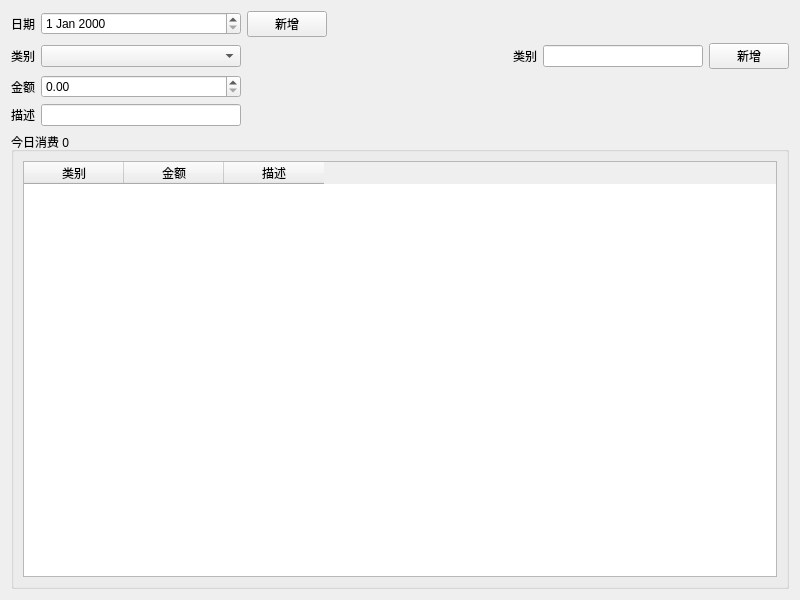
<?xml version="1.0" encoding="UTF-8"?>
<ui version="4.0">
 <class>add_note_widget</class>
 <widget class="QWidget" name="add_note_widget">
  <property name="geometry">
   <rect>
    <x>0</x>
    <y>0</y>
    <width>800</width>
    <height>600</height>
   </rect>
  </property>
  <property name="windowTitle">
   <string>Form</string>
  </property>
  <layout class="QVBoxLayout" name="verticalLayout" stretch="0,1">
   <item>
    <layout class="QGridLayout" name="gridLayout">
     <item row="1" column="5">
      <widget class="QLineEdit" name="lineEdit_type">
       <property name="minimumSize">
        <size>
         <width>160</width>
         <height>0</height>
        </size>
       </property>
       <property name="maximumSize">
        <size>
         <width>160</width>
         <height>16777215</height>
        </size>
       </property>
      </widget>
     </item>
     <item row="1" column="4">
      <widget class="QLabel" name="label_4">
       <property name="text">
        <string>类别</string>
       </property>
      </widget>
     </item>
     <item row="2" column="1">
      <widget class="QDoubleSpinBox" name="doubleSpinBox_value">
       <property name="maximum">
        <double>9999.989999999999782</double>
       </property>
      </widget>
     </item>
     <item row="3" column="0">
      <widget class="QLabel" name="label_3">
       <property name="text">
        <string>描述</string>
       </property>
      </widget>
     </item>
     <item row="1" column="3">
      <spacer name="horizontalSpacer">
       <property name="orientation">
        <enum>Qt::Horizontal</enum>
       </property>
       <property name="sizeHint" stdset="0">
        <size>
         <width>40</width>
         <height>20</height>
        </size>
       </property>
      </spacer>
     </item>
     <item row="1" column="6">
      <widget class="QPushButton" name="pushButton_add_type">
       <property name="text">
        <string>新增</string>
       </property>
      </widget>
     </item>
     <item row="3" column="1">
      <widget class="QLineEdit" name="lineEdit_note">
       <property name="minimumSize">
        <size>
         <width>200</width>
         <height>0</height>
        </size>
       </property>
       <property name="maximumSize">
        <size>
         <width>200</width>
         <height>16777215</height>
        </size>
       </property>
      </widget>
     </item>
     <item row="1" column="0">
      <widget class="QLabel" name="label">
       <property name="text">
        <string>类别</string>
       </property>
      </widget>
     </item>
     <item row="1" column="1">
      <widget class="QComboBox" name="comboBox_type"/>
     </item>
     <item row="2" column="0">
      <widget class="QLabel" name="label_2">
       <property name="text">
        <string>金额</string>
       </property>
      </widget>
     </item>
     <item row="0" column="0">
      <widget class="QLabel" name="label_5">
       <property name="text">
        <string>日期</string>
       </property>
      </widget>
     </item>
     <item row="0" column="1">
      <widget class="QDateEdit" name="dateEdit"/>
     </item>
     <item row="0" column="2">
      <widget class="QPushButton" name="pushButton_add_note">
       <property name="text">
        <string>新增</string>
       </property>
      </widget>
     </item>
    </layout>
   </item>
   <item>
    <widget class="QGroupBox" name="groupBox_day">
     <property name="title">
      <string>今日消费 0</string>
     </property>
     <layout class="QVBoxLayout" name="verticalLayout_2">
      <item>
       <widget class="QTableWidget" name="tableWidget_day">
        <column>
         <property name="text">
          <string>类别</string>
         </property>
        </column>
        <column>
         <property name="text">
          <string>金额</string>
         </property>
        </column>
        <column>
         <property name="text">
          <string>描述</string>
         </property>
        </column>
       </widget>
      </item>
     </layout>
    </widget>
   </item>
  </layout>
 </widget>
 <resources/>
 <connections>
  <connection>
   <sender>pushButton_add_note</sender>
   <signal>clicked()</signal>
   <receiver>add_note_widget</receiver>
   <slot>slot_add_note_bt_clicked()</slot>
   <hints>
    <hint type="sourcelabel">
     <x>269</x>
     <y>24</y>
    </hint>
    <hint type="destinationlabel">
     <x>270</x>
     <y>-5</y>
    </hint>
   </hints>
  </connection>
  <connection>
   <sender>pushButton_add_type</sender>
   <signal>clicked()</signal>
   <receiver>add_note_widget</receiver>
   <slot>slot_add_type_bt_clicked()</slot>
   <hints>
    <hint type="sourcelabel">
     <x>789</x>
     <y>61</y>
    </hint>
    <hint type="destinationlabel">
     <x>794</x>
     <y>18</y>
    </hint>
   </hints>
  </connection>
  <connection>
   <sender>dateEdit</sender>
   <signal>dateChanged(QDate)</signal>
   <receiver>add_note_widget</receiver>
   <slot>slot_date_changed()</slot>
   <hints>
    <hint type="sourcelabel">
     <x>151</x>
     <y>14</y>
    </hint>
    <hint type="destinationlabel">
     <x>151</x>
     <y>3</y>
    </hint>
   </hints>
  </connection>
 </connections>
 <slots>
  <slot>slot_add_note_bt_clicked()</slot>
  <slot>slot_add_type_bt_clicked()</slot>
  <slot>slot_date_changed()</slot>
 </slots>
</ui>
